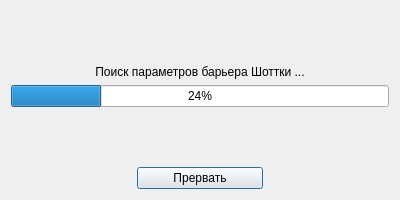
<?xml version="1.0" encoding="UTF-8"?>
<ui version="4.0">
 <class>GetShottkyParamsDialog</class>
 <widget class="QDialog" name="GetShottkyParamsDialog">
  <property name="geometry">
   <rect>
    <x>0</x>
    <y>0</y>
    <width>400</width>
    <height>200</height>
   </rect>
  </property>
  <property name="maximumSize">
   <size>
    <width>400</width>
    <height>200</height>
   </size>
  </property>
  <property name="windowTitle">
   <string>Dialog</string>
  </property>
  <layout class="QVBoxLayout" name="verticalLayout_2">
   <item>
    <spacer name="verticalSpacer_2">
     <property name="orientation">
      <enum>Qt::Orientation::Vertical</enum>
     </property>
     <property name="sizeHint" stdset="0">
      <size>
       <width>20</width>
       <height>40</height>
      </size>
     </property>
    </spacer>
   </item>
   <item>
    <layout class="QVBoxLayout" name="verticalLayout">
     <item>
      <widget class="QLabel" name="lbl">
       <property name="sizePolicy">
        <sizepolicy hsizetype="Preferred" vsizetype="Preferred">
         <horstretch>0</horstretch>
         <verstretch>0</verstretch>
        </sizepolicy>
       </property>
       <property name="text">
        <string>Поиск параметров барьера Шоттки ...</string>
       </property>
       <property name="alignment">
        <set>Qt::AlignmentFlag::AlignCenter</set>
       </property>
      </widget>
     </item>
     <item>
      <widget class="QProgressBar" name="prog">
       <property name="value">
        <number>24</number>
       </property>
      </widget>
     </item>
    </layout>
   </item>
   <item>
    <spacer name="verticalSpacer">
     <property name="orientation">
      <enum>Qt::Orientation::Vertical</enum>
     </property>
     <property name="sizeHint" stdset="0">
      <size>
       <width>20</width>
       <height>40</height>
      </size>
     </property>
    </spacer>
   </item>
   <item>
    <layout class="QHBoxLayout" name="horizontalLayout" stretch="1,1,1">
     <item>
      <spacer name="horizontalSpacer">
       <property name="orientation">
        <enum>Qt::Orientation::Horizontal</enum>
       </property>
       <property name="sizeHint" stdset="0">
        <size>
         <width>40</width>
         <height>20</height>
        </size>
       </property>
      </spacer>
     </item>
     <item>
      <widget class="QPushButton" name="btn_interrupt">
       <property name="maximumSize">
        <size>
         <width>200</width>
         <height>16777215</height>
        </size>
       </property>
       <property name="text">
        <string>Прервать</string>
       </property>
      </widget>
     </item>
     <item>
      <spacer name="horizontalSpacer_2">
       <property name="orientation">
        <enum>Qt::Orientation::Horizontal</enum>
       </property>
       <property name="sizeHint" stdset="0">
        <size>
         <width>40</width>
         <height>20</height>
        </size>
       </property>
      </spacer>
     </item>
    </layout>
   </item>
  </layout>
 </widget>
 <resources/>
 <connections/>
</ui>
